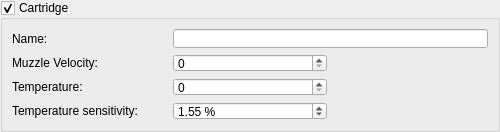
<?xml version="1.0" encoding="UTF-8"?>
<ui version="4.0">
 <class>cartridge</class>
 <widget class="QWidget" name="cartridge">
  <property name="geometry">
   <rect>
    <x>0</x>
    <y>0</y>
    <width>500</width>
    <height>132</height>
   </rect>
  </property>
  <property name="windowTitle">
   <string>Form</string>
  </property>
  <layout class="QGridLayout" name="gridLayout">
   <property name="leftMargin">
    <number>0</number>
   </property>
   <property name="topMargin">
    <number>0</number>
   </property>
   <property name="rightMargin">
    <number>0</number>
   </property>
   <property name="bottomMargin">
    <number>0</number>
   </property>
   <property name="spacing">
    <number>0</number>
   </property>
   <item row="0" column="0">
    <widget class="QGroupBox" name="cartridgeGroupBox">
     <property name="sizePolicy">
      <sizepolicy hsizetype="Preferred" vsizetype="Preferred">
       <horstretch>0</horstretch>
       <verstretch>0</verstretch>
      </sizepolicy>
     </property>
     <property name="minimumSize">
      <size>
       <width>500</width>
       <height>132</height>
      </size>
     </property>
     <property name="styleSheet">
      <string notr="true"/>
     </property>
     <property name="title">
      <string>Cartridge</string>
     </property>
     <property name="flat">
      <bool>false</bool>
     </property>
     <property name="checkable">
      <bool>true</bool>
     </property>
     <layout class="QGridLayout" name="gridLayout_2">
      <item row="0" column="0">
       <widget class="QLabel" name="label_69">
        <property name="sizePolicy">
         <sizepolicy hsizetype="Preferred" vsizetype="Preferred">
          <horstretch>0</horstretch>
          <verstretch>0</verstretch>
         </sizepolicy>
        </property>
        <property name="minimumSize">
         <size>
          <width>0</width>
          <height>0</height>
         </size>
        </property>
        <property name="maximumSize">
         <size>
          <width>16777215</width>
          <height>16777215</height>
         </size>
        </property>
        <property name="text">
         <string>Name:</string>
        </property>
       </widget>
      </item>
      <item row="1" column="0">
       <widget class="QLabel" name="label_70">
        <property name="sizePolicy">
         <sizepolicy hsizetype="Preferred" vsizetype="Preferred">
          <horstretch>0</horstretch>
          <verstretch>0</verstretch>
         </sizepolicy>
        </property>
        <property name="minimumSize">
         <size>
          <width>0</width>
          <height>0</height>
         </size>
        </property>
        <property name="maximumSize">
         <size>
          <width>16777215</width>
          <height>16777215</height>
         </size>
        </property>
        <property name="text">
         <string>Muzzle Velocity:</string>
        </property>
       </widget>
      </item>
      <item row="2" column="0">
       <widget class="QLabel" name="label_71">
        <property name="sizePolicy">
         <sizepolicy hsizetype="Preferred" vsizetype="Preferred">
          <horstretch>0</horstretch>
          <verstretch>0</verstretch>
         </sizepolicy>
        </property>
        <property name="minimumSize">
         <size>
          <width>0</width>
          <height>0</height>
         </size>
        </property>
        <property name="maximumSize">
         <size>
          <width>16777215</width>
          <height>16777215</height>
         </size>
        </property>
        <property name="text">
         <string>Temperature:</string>
        </property>
       </widget>
      </item>
      <item row="3" column="1">
       <widget class="QDoubleSpinBox" name="ts">
        <property name="sizePolicy">
         <sizepolicy hsizetype="Preferred" vsizetype="Preferred">
          <horstretch>0</horstretch>
          <verstretch>0</verstretch>
         </sizepolicy>
        </property>
        <property name="suffix">
         <string> %</string>
        </property>
        <property name="decimals">
         <number>2</number>
        </property>
        <property name="maximum">
         <double>100.000000000000000</double>
        </property>
        <property name="singleStep">
         <double>0.010000000000000</double>
        </property>
        <property name="value">
         <double>1.550000000000000</double>
        </property>
       </widget>
      </item>
      <item row="3" column="0">
       <widget class="QLabel" name="label_72">
        <property name="sizePolicy">
         <sizepolicy hsizetype="Preferred" vsizetype="Preferred">
          <horstretch>0</horstretch>
          <verstretch>0</verstretch>
         </sizepolicy>
        </property>
        <property name="text">
         <string>Temperature sensitivity:</string>
        </property>
       </widget>
      </item>
      <item row="0" column="1" colspan="2">
       <widget class="QLineEdit" name="cartridgeName">
        <property name="sizePolicy">
         <sizepolicy hsizetype="Expanding" vsizetype="Preferred">
          <horstretch>0</horstretch>
          <verstretch>0</verstretch>
         </sizepolicy>
        </property>
        <property name="minimumSize">
         <size>
          <width>200</width>
          <height>0</height>
         </size>
        </property>
        <property name="sizeIncrement">
         <size>
          <width>0</width>
          <height>0</height>
         </size>
        </property>
        <property name="baseSize">
         <size>
          <width>0</width>
          <height>0</height>
         </size>
        </property>
        <property name="styleSheet">
         <string notr="true"/>
        </property>
        <property name="text">
         <string notr="true"/>
        </property>
        <property name="maxLength">
         <number>20</number>
        </property>
        <property name="frame">
         <bool>true</bool>
        </property>
        <property name="alignment">
         <set>Qt::AlignLeading|Qt::AlignLeft|Qt::AlignVCenter</set>
        </property>
       </widget>
      </item>
      <item row="2" column="1">
       <widget class="QSpinBox" name="temp">
        <property name="sizePolicy">
         <sizepolicy hsizetype="Preferred" vsizetype="Preferred">
          <horstretch>0</horstretch>
          <verstretch>0</verstretch>
         </sizepolicy>
        </property>
        <property name="styleSheet">
         <string notr="true"/>
        </property>
       </widget>
      </item>
      <item row="1" column="1">
       <widget class="QSpinBox" name="mv">
        <property name="sizePolicy">
         <sizepolicy hsizetype="Preferred" vsizetype="Preferred">
          <horstretch>0</horstretch>
          <verstretch>0</verstretch>
         </sizepolicy>
        </property>
        <property name="styleSheet">
         <string notr="true"/>
        </property>
        <property name="maximum">
         <number>2000</number>
        </property>
       </widget>
      </item>
     </layout>
    </widget>
   </item>
  </layout>
 </widget>
 <resources>
  <include location="../.rsrc/res.qrc"/>
 </resources>
 <connections/>
</ui>
